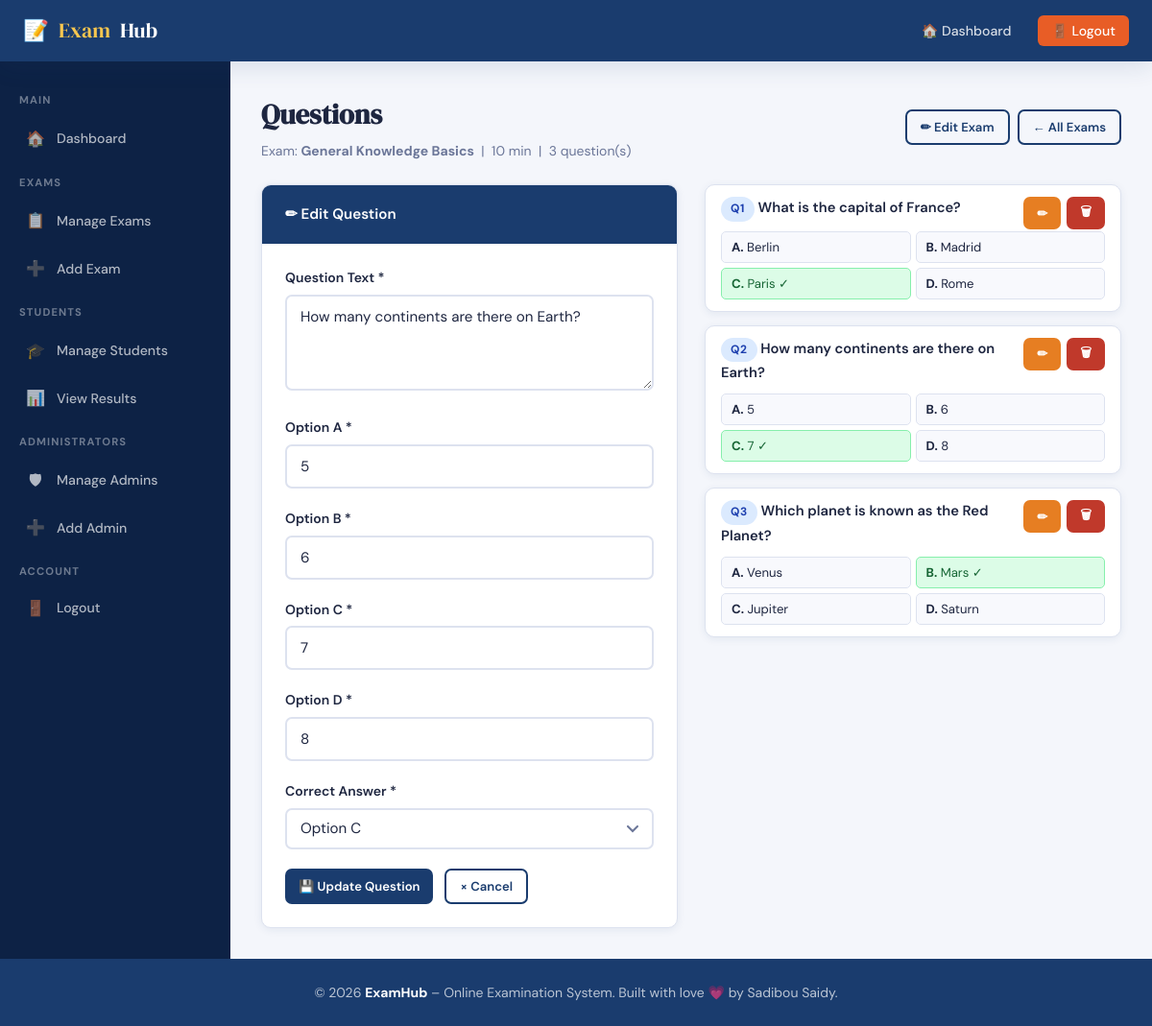
Screenshot of /admin/questions.php?exam_id=1&edit_q=2 (signed in) with the database file from the repository.
### tables this page shows
CREATE TABLE IF NOT EXISTS exams (
    exam_id     INT UNSIGNED AUTO_INCREMENT PRIMARY KEY,
    title       VARCHAR(200) NOT NULL,
    description TEXT,
    duration    SMALLINT UNSIGNED NOT NULL DEFAULT 30,
    created_at  TIMESTAMP DEFAULT CURRENT_TIMESTAMP,
    INDEX idx_exams_created (created_at)
);

CREATE TABLE IF NOT EXISTS questions (
    question_id    INT UNSIGNED AUTO_INCREMENT PRIMARY KEY,
    exam_id        INT UNSIGNED NOT NULL,
    question_text  TEXT NOT NULL,
    option1        VARCHAR(255) NOT NULL,
    option2        VARCHAR(255) NOT NULL,
    option3        VARCHAR(255) NOT NULL,
    option4        VARCHAR(255) NOT NULL,
    correct_answer TINYINT UNSIGNED NOT NULL,
    FOREIGN KEY (exam_id) REFERENCES exams(exam_id) ON DELETE CASCADE,
    CONSTRAINT chk_questions_correct_answer CHECK (correct_answer BETWEEN 1 AND 4),
    INDEX idx_questions_exam (exam_id)
);

### app/Controllers/Admin/QuestionController.php (called while the page is built, shortened)
<?php
final class QuestionController
{
    public function index(): void
    {
        $exam = $this->requireExam();
        $this->render($exam);
    }
    private function render(array $exam, array $errors = [], array $old = [], int $questionId = 0): void
    {
        $examId = (int) $exam['exam_id'];
        $editId       = $questionId > 0 ? $questionId : Request::id('edit_q');
        $editQuestion = $editId > 0 ? $this->questions->findInExam($editId, $examId) : null;
        View::render('admin/questions', [
            'pageTitle'    => 'Manage Questions',
            'role'         => 'admin',
            'exam'         => $exam,
            'questions'    => $this->questions->forExam($examId),
            'editQuestion' => $editQuestion,
            'errors'       => $errors,
            'old'          => $old,
        ], 'layouts/admin');
    }
    private function requireExam(): array
    {
        $examId = Request::id('exam_id');
        $exam   = $examId > 0 ? $this->exams->find($examId) : null;
        return $exam;
    }
}

### admin/questions.php (called while the page is built, shortened)
<?php
(new App\Controllers\Admin\QuestionController())->index();

### app/Core/Config.php (called while the page is built, shortened)
<?php
final class Config
{
    private static array $items = [];
    public static function set(array $items): void
    {
        self::$items = $items;
    }
    public static function get(string $key, mixed $default = null): mixed
    {
        $value = self::$items;
        foreach (explode('.', $key) as $segment) {
            $value = $value[$segment];
        }
        return $value;
    }
}

### app/Core/Database.php (called while the page is built, shortened)
<?php
final class Database
{
    private static ?PDO $pdo = null;
    public static function connection(): PDO
    {
        if (self::$pdo instanceof PDO) {
            return self::$pdo;
        }
        $dsn = sprintf(
            'mysql:host=%s;port=%d;dbname=%s;charset=%s',
            Config::get('db.host'),
            Config::get('db.port'),
            Config::get('db.name'),
            Config::get('db.charset')
        );
        try {
            self::$pdo = new PDO(
                $dsn,
                (string) Config::get('db.user'),
                (string) Config::get('db.password'),
                [
                    PDO::ATTR_ERRMODE            => PDO::ERRMODE_EXCEPTION,
                    PDO::ATTR_DEFAULT_FETCH_MODE => PDO::FETCH_ASSOC,
                    PDO::ATTR_EMULATE_PREPARES   => false,
                ]
            );
        } catch (PDOException $e) {
            throw new RuntimeException('Database connection failed.', 0, $e);
        }
        return self::$pdo;
    }
    public static function run(string $sql, array $params = []): PDOStatement
    {
        $statement = self::connection()->prepare($sql);
        $statement->execute($params);
        return $statement;
    }
    public static function fetch(string $sql, array $params = []): ?array
    {
        $row = self::run($sql, $params)->fetch();
        return $row === false ? null : $row;
    }
    public static function fetchAll(string $sql, array $params = []): array
    {
        return self::run($sql, $params)->fetchAll();
    }
}

### app/Repositories/ExamRepository.php (called while the page is built, shortened)
<?php
final class ExamRepository
{
    public function find(int $examId): ?array
    {
        return Database::fetch(
            'SELECT exam_id, title, description, duration, created_at FROM exams WHERE exam_id = ?',
            [$examId]
        );
    }
}

### app/Helpers/functions.php (called while the page is built, shortened)
<?php
if (!function_exists('e')) {
    function e(mixed $value): string
    {
        return htmlspecialchars((string) $value, ENT_QUOTES | ENT_SUBSTITUTE, 'UTF-8');
    }
}
if (!function_exists('url')) {
    function url(string $path = '/'): string
    {
        return Url::to($path);
    }
}

### app/Core/Url.php (called while the page is built, shortened)
<?php
final class Url
{
    private static ?string $basePath = null;
    public static function to(string $path = '/'): string
    {
        $path = '/' . ltrim($path, '/');
        $configured = (string) Config::get('app.url', '');
        $base = self::basePath();
        return $base === '' ? $path : $base . $path;
    }
    public static function basePath(): string
    {
        if (self::$basePath !== null) {
            return self::$basePath;
        }
        $scriptName = str_replace(DIRECTORY_SEPARATOR, '/', (string) ($_SERVER['SCRIPT_NAME'] ?? ''));
        $scriptFile = str_replace(DIRECTORY_SEPARATOR, '/', (string) ($_SERVER['SCRIPT_FILENAME'] ?? ''));
        $root       = str_replace(DIRECTORY_SEPARATOR, '/', (string) Config::get('paths.root', ''));
        $scriptDirUrl = rtrim(dirname($scriptName), '/');
        $scriptDirFs  = rtrim(dirname($scriptFile), '/');
        $depth = 0;
        if ($root !== '' && str_starts_with($scriptDirFs . '/', $root . '/')) {
            $relative = trim(substr($scriptDirFs, strlen($root)), '/');
            $depth    = $relative === '' ? 0 : count(explode('/', $relative));
        }
        $segments = array_values(array_filter(explode('/', $scriptDirUrl), static function ($s) {
            return $s !== '';
        }));
        if ($depth > 0) {
            $segments = array_slice($segments, 0, max(0, count($segments) - $depth));
        }
        self::$basePath = $segments === [] ? '' : '/' . implode('/', $segments);
        return self::$basePath;
    }
}

### app/Core/Request.php (called while the page is built, shortened)
<?php
final class Request
{
    public static function int(string $key, int $default = 0): int
    {
        $value = $_POST[$key] ?? $_GET[$key] ?? null;
        $raw = trim((string) $value);
        return preg_match('/^-?[0-9]{1,18}$/', $raw) === 1 ? (int) $raw : $default;
    }
    public static function id(string $key): int
    {
        $id = self::int($key, 0);
        return $id > 0 ? $id : 0;
    }
}

### app/Repositories/QuestionRepository.php (called while the page is built, shortened)
<?php
final class QuestionRepository
{
    public function forExam(int $examId): array
    {
        return Database::fetchAll(
            'SELECT question_id, exam_id, question_text, option1, option2, option3, option4, correct_answer
               FROM questions
              WHERE exam_id = ?
           ORDER BY question_id',
            [$examId]
        );
    }
    public function findInExam(int $questionId, int $examId): ?array
    {
        return Database::fetch(
            'SELECT question_id, exam_id, question_text, option1, option2, option3, option4, correct_answer
               FROM questions
              WHERE question_id = ? AND exam_id = ?',
            [$questionId, $examId]
        );
    }
}

### app/Views/admin/questions.php (the view, shortened to what this page needs)
<?php
$letters  = ['A', 'B', 'C', 'D'];
$isEdit   = $editQuestion !== null;
$field    = static function (string $key, mixed $fallback = '') use ($old, $editQuestion) {
    return (string) ($old[$key] ?? ($editQuestion[$key] ?? $fallback));
};
$correct  = (string) ($old['correct_answer'] ?? ($editQuestion['correct_answer'] ?? ''));
?>
<div class="page-heading page-heading-split">
  <div>
    <h2>Questions</h2>
    <p class="text-muted">
      Exam: <strong><?= e($exam['title']) ?></strong>
      &nbsp;|&nbsp; <?= (int) $exam['duration'] ?> min
      &nbsp;|&nbsp; <?= count($questions) ?> question(s)
    </p>
  </div>
  <div class="button-row button-row-tight">
    <a href="<?= e(url('/admin/edit_exam.php?id=' . (int) $exam['exam_id'])) ?>"
       class="btn btn-outline btn-sm">&#9999; Edit Exam</a>
    <a href="<?= e(url('/admin/exams.php')) ?>" class="btn btn-outline btn-sm">&larr; All Exams</a>
  </div>
</div>
<div class="split-grid">
  <div class="card">
    <div class="card-header"><?= $isEdit ? '&#9999; Edit Question' : '&#10133; Add Question' ?></div>
    <div class="card-body">
      <form method="POST" novalidate>
        <div class="form-group">
          <label for="question_text">Question Text *</label>
          <textarea id="question_text" name="question_text" class="form-control" rows="3"
                    placeholder="Enter the question here..."><?= e($field('question_text')) ?></textarea>
        </div>
        <?php foreach ([1, 2, 3, 4] as $n): ?>
          <div class="form-group">
            <label for="option<?= $n ?>">Option <?= $letters[$n - 1] ?> *</label>
            <input type="text" id="option<?= $n ?>" name="option<?= $n ?>" class="form-control"
                   placeholder="Option <?= $letters[$n - 1] ?>" value="<?= e($field('option' . $n)) ?>">
          </div>
        <?php endforeach; ?>
        <div class="form-group">
          <label for="correct_answer">Correct Answer *</label>
          <select id="correct_answer" name="correct_answer" class="form-control">
            <?php foreach ([1, 2, 3, 4] as $n): ?>
              <option value="<?= $n ?>" <?= $correct === (string) $n ? 'selected' : '' ?>>
                Option <?= $letters[$n - 1] ?>
              </option>
            <?php endforeach; ?>
          </select>
        </div>
        <div class="form-actions">
          <button type="submit" class="btn btn-primary btn-sm">
            <?= $isEdit ? '&#128190; Update Question' : '&#10133; Add Question' ?>
          </button>
          <?php if ($isEdit): ?>
            <a href="<?= e(url('/admin/questions.php?exam_id=' . (int) $exam['exam_id'])) ?>"
               class="btn btn-outline btn-sm">&times; Cancel</a>
          <?php endif; ?>
        </div>
      </form>
    </div>
  </div>
  <div>
    <?php if ($questions === []): ?>
      <div class="empty-state card">
        <div class="icon">&#10067;</div>
        <p>No questions yet. Add your first question using the form.</p>
      </div>
    <?php else: ?>
      <div class="question-list">
        <?php foreach ($questions as $i => $question): ?>
          <div class="card">
            <div class="card-body card-body-sm">
              <div class="question-list-head">
                <p class="question-list-text">
                  <span class="badge badge-primary">Q<?= $i + 1 ?></span>
                  <?= e($question['question_text']) ?>
                </p>
                <div class="question-list-actions">
                  <a href="<?= e(url('/admin/questions.php?exam_id=' . (int) $exam['exam_id']
                          . '&edit_q=' . (int) $question['question_id'])) ?>"
                     class="btn btn-sm btn-warning" aria-label="Edit question <?= $i + 1 ?>">&#9999;</a>
                  <form method="POST" action="<?= e(url('/admin/questions.php')) ?>" class="inline-form">
                    <button type="submit" class="btn btn-sm btn-danger"
                            data-confirm="Delete this question?"
                            aria-label="Delete question <?= $i + 1 ?>">&#128465;</button>
                  </form>
                </div>
              </div>
              <div class="option-grid">
                <?php foreach ([1, 2, 3, 4] as $n):
                    $isCorrect = (int) $question['correct_answer'] === $n;
                ?>
                  <div class="option-chip <?= $isCorrect ? 'is-correct' : '' ?>">
                    <strong><?= $letters[$n - 1] ?>.</strong>
                    <?= e($question['option' . $n]) ?><?= $isCorrect ? ' &#10003;' : '' ?>
                  </div>
                <?php endforeach; ?>
              </div>
            </div>
          </div>
        <?php endforeach; ?>
      </div>
    <?php endif; ?>
  </div>
</div>

### public/assets/css/style.css (style rules this page uses)
:root { --clr-primary: #1a3c6e; --clr-accent: #e85d26; --clr-success: #2d9c4b; --clr-danger: #c0392b; --clr-warning: #e67e22; --clr-bg: #f4f6fb; --clr-card: #ffffff; --clr-border: #dde2ef; --clr-text: #1e2640; --clr-muted: #6b7698; --radius: 10px; --shadow-sm: 0 2px 8px rgba(26,60,110,.08); --shadow-md: 0 6px 24px rgba(26,60,110,.12); --shadow-lg: 0 16px 48px rgba(26,60,110,.18); --transition: .22s cubic-bezier(.4,0,.2,1); --font-display: 'DM Serif Display', serif; --font-body: 'DM Sans', sans-serif; }
*, *::before, *::after { box-sizing: border-box; margin: 0; padding: 0; }
html { scroll-behavior: smooth; }
body { font-family: var(--font-body); background: var(--clr-bg); color: var(--clr-text); min-height: 100vh; line-height: 1.6; }
a { color: var(--clr-primary); text-decoration: none; transition: color var(--transition); }
.text-muted { color: var(--clr-muted); font-size: .875rem; }
.card { background: var(--clr-card); border-radius: var(--radius); box-shadow: var(--shadow-sm); border: 1px solid var(--clr-border); overflow: hidden; }
.card-header { background: var(--clr-primary); color: #fff; padding: 18px 24px; font-weight: 600; font-size: .95rem; display: flex; align-items: center; gap: 10px; }
.card-body { padding: 24px; }
.btn { display: inline-flex; align-items: center; gap: 7px; padding: 10px 22px; border-radius: 7px; font-family: var(--font-body); font-size: .9rem; font-weight: 600; border: none; cursor: pointer; transition: background var(--transition), transform var(--transition), box-shadow var(--transition); text-decoration: none; }
.btn-primary { background: var(--clr-primary); color: #fff; }
.btn-danger { background: var(--clr-danger); color: #fff; }
.btn-warning { background: var(--clr-warning); color: #fff; }
.btn-outline { background: transparent; color: var(--clr-primary); border: 2px solid var(--clr-primary); }
.btn-sm { padding: 6px 14px; font-size: .82rem; }
.form-group { margin-bottom: 1.25rem; }
.form-group label { display: block; font-weight: 600; font-size: .875rem; margin-bottom: .4rem; color: var(--clr-text); }
.form-control { width: 100%; padding: 11px 14px; border: 2px solid var(--clr-border); border-radius: 7px; font-family: var(--font-body); font-size: .95rem; color: var(--clr-text); background: #fff; transition: border-color var(--transition), box-shadow var(--transition); outline: none; }
textarea.form-control { resize: vertical; min-height: 100px; }
select.form-control { appearance: none; background-repeat: no-repeat; background-position: right 14px center; padding-right: 40px; }
.badge { display: inline-block; padding: 3px 10px; border-radius: 20px; font-size: .75rem; font-weight: 700; text-transform: uppercase; letter-spacing: .05em; }
.badge-primary { background: #dbeafe; color: #1e40af; }
.sidebar-menu .menu-icon { font-size: 1rem; width: 20px; text-align: center; }
.page-heading { margin-bottom: 24px; }
.page-heading h2 { font-family: var(--font-display); font-size: 1.8rem; margin-bottom: 4px; }
.page-heading-split { display: flex; justify-content: space-between; align-items: center; flex-wrap: wrap; gap: 12px; }
.button-row { display: flex; gap: 12px; flex-wrap: wrap; margin-bottom: 28px; }
.button-row-tight { gap: 8px; margin-bottom: 0; }
.form-actions { display: flex; gap: 12px; flex-wrap: wrap; }
.inline-form { display: inline; }
.card-body-sm { padding: 12px 16px; }
.dashboard-grid, .split-grid { display: grid; grid-template-columns: 1fr 1fr; gap: 24px; align-items: start; }
.split-grid { gap: 28px; }
.question-list { display: flex; flex-direction: column; gap: 14px; }
.question-list-head { display: flex; justify-content: space-between; align-items: flex-start; gap: 10px; }
.question-list-text { font-weight: 600; font-size: .92rem; margin-bottom: 10px; flex: 1; }
.question-list-actions { display: flex; gap: 6px; flex-shrink: 0; }
.option-grid { display: grid; grid-template-columns: 1fr 1fr; gap: 5px; }
.option-chip { font-size: .82rem; padding: 5px 10px; border-radius: 5px; background: #f8f9fd; border: 1px solid var(--clr-border); color: var(--clr-text); }
.option-chip.is-correct { background: #dcfce7; border-color: #86efac; color: #166534; }

### rows the page displays
exams: title "General Knowledge Basics", duration "10"
questions: question_text "How many continents are there on Earth?", option1 "5", option2 "6", option3 "7", option4 "8", correct_answer "Option C", n "A", n "B", n "C", n "D"
questions: question_text "What is the capital of France?", n "A", option1 "Berlin", n "B", option2 "Madrid", n "C", option3 "Paris", n "D", option4 "Rome"
questions: question_text "Which planet is known as the Red Planet?", n "A", option1 "Venus", n "B", option2 "Mars", n "C", option3 "Jupiter", n "D", option4 "Saturn"

### other values shown
$label "🚪 Logout 🚪 Logout"
$heading "MAIN"
$icon "🏠"
$label "Dashboard"
$heading "EXAMS"
$icon "📋"
$label "Manage Exams"
$icon "➕"
$label "Add Exam"
$heading "STUDENTS"
$icon "🎓"
$label "Manage Students"
$icon "📊"
$label "View Results"
$heading "ADMINISTRATORS"
